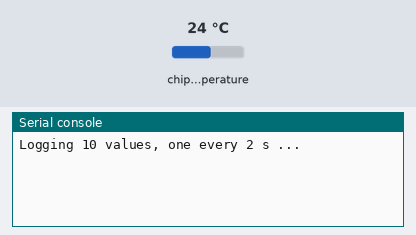
This program was run on a simulated Raspberry Pi Pico running MicroPython. On the bench: the last lines printed to the serial console. Inputs (shaded band) come from the test bench; at power-on: chip temperature 24 °C.

Above: at 1.2 s.
1.3 s: chip temperature set to 1 °C
At 3.4 s:
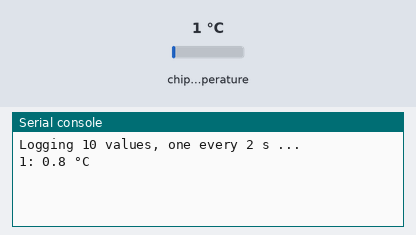
5.5 s: chip temperature set to 11 °C
At 6.6 s:
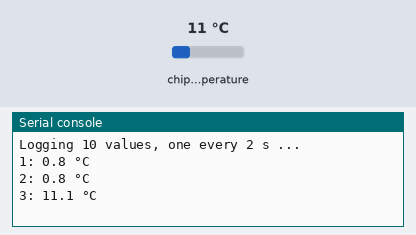
Timing chart, 0 to 8.5 s (numbered marks = the images above; inputs shaded):
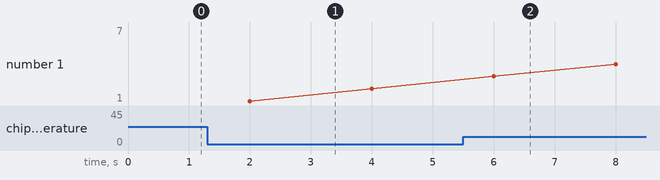

Measured:
- after the input at 1.3 s, the serial console: prints a new line after 0.70 s (image 1)
- after the input at 5.5 s, the serial console: prints a new line after 0.50 s (image 2)

The program:

s10_temperature_logger.py
```python
# Temperature logger: a timer measures every 2 s
from machine import ADC, Timer
import time

sensor = ADC(4)
OFFSET = 0.0            # your calibration offset from part C
readings = []           # the timer adds the values here


def read_temperature():
    voltage = sensor.read_u16() * 3.3 / 65535
    return 27 - (voltage - 0.706) / 0.001721 + OFFSET


def log(t):             # callback: measure and store, nothing more
    readings.append(read_temperature())


timer = Timer(period=2000, mode=Timer.PERIODIC, callback=log)
print("Logging 10 values, one every 2 s ...")
shown = 0
try:
    while shown < 10:
        if len(readings) > shown:           # a new value has arrived
            print(f"{shown + 1}: {readings[shown]:.1f} °C")
            shown = shown + 1
        time.sleep_ms(50)
finally:
    timer.deinit()

values = readings[:10]                      # the first 10 values
print(f"min {min(values):.1f}  max {max(values):.1f}")
print(f"average {sum(values) / len(values):.1f} °C")
```
